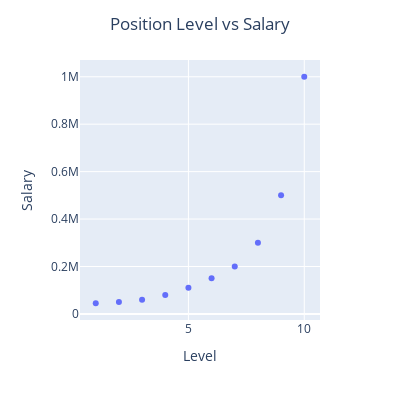

Source (notebook cell):
### Markdown cell above
### Data Exploration

### Code cell
fig = px.scatter(df, x='Level', y='Salary')
fig.update_layout(
    title='Position Level vs Salary'
    , title_x=.5
    , width=400
    , height=400
)
fig.show()

### Figure 1 — Plotly figure (JSON) as saved in the notebook; plotly's stock layout.template omitted (floating-point values rounded to 4 significant figures)
{"data": [{"hovertemplate": "Level=%{x}<br>Salary=%{y}<extra></extra>", "legendgroup": "", "marker": {"color": "#636efa", "symbol": "circle"}, "mode": "markers", "name": "", "orientation": "v", "showlegend": false, "type": "scatter", "x": [1, 2, 3, 4, 5, 6, 7, 8, 9, 10], "xaxis": "x", "y": [45000, 50000, 60000, 80000, 110000, 150000, 200000, 300000, 500000, 1000000], "yaxis": "y"}], "layout": {"height": 400, "legend": {"tracegroupgap": 0}, "margin": {"t": 60}, "title": {"text": "Position Level vs Salary", "x": 0.5}, "width": 400, "xaxis": {"anchor": "y", "domain": [0, 1], "title": {"text": "Level"}}, "yaxis": {"anchor": "x", "domain": [0, 1], "title": {"text": "Salary"}}}}
